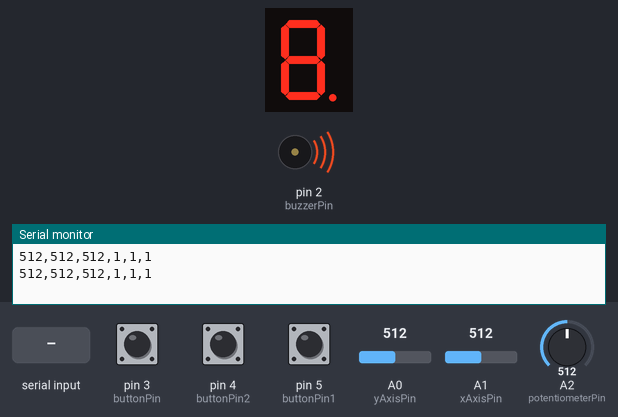
The sketch below on a simulated Arduino Uno, built with avr-gcc and run on an emulated ATmega328P. Shown: 1-digit seven-segment display, buzzer (waves = sounding, pin HIGH), the last lines printed to the serial monitor. Wiring (inferred from the names in the program): 1-digit 7-segment display, segments lit when HIGH: segments pin 6, pin 7, pin 8, pin 9, pin 10, pin 11, pin 12, pin 13. The inputs (shaded band) are chosen by the test bench; at power-on: pin 3 (buttonPin) HIGH, pin 4 (buttonPin2) HIGH, pin 5 (buttonPin1) HIGH, A0 (yAxisPin) = 512, A1 (xAxisPin) = 512, A2 (potentiometerPin) = 512. The segment pins are drawn as the display they are named for; pins used as bus, display or sensor lines are not drawn.

Above: at 1.2 s.
1.3 s: "0" received over Serial
At 3.0 s:
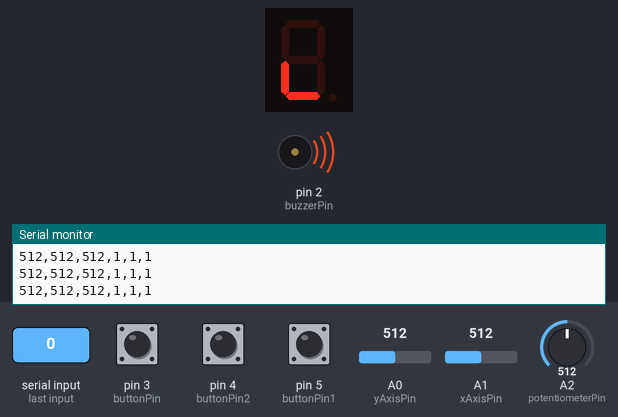
4.8 s: "1" received over Serial
At 5.8 s:
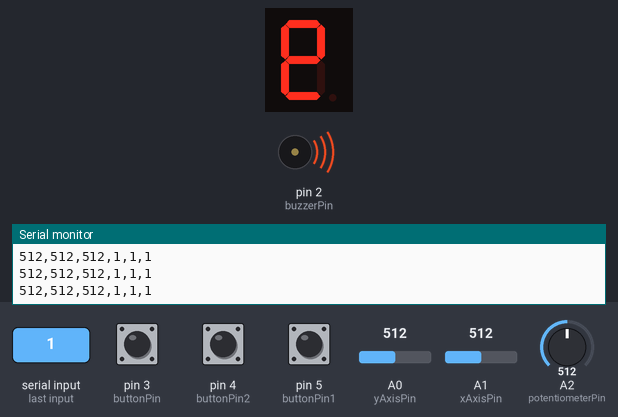
9.1 s: "2" received over Serial
At 10.5 s:
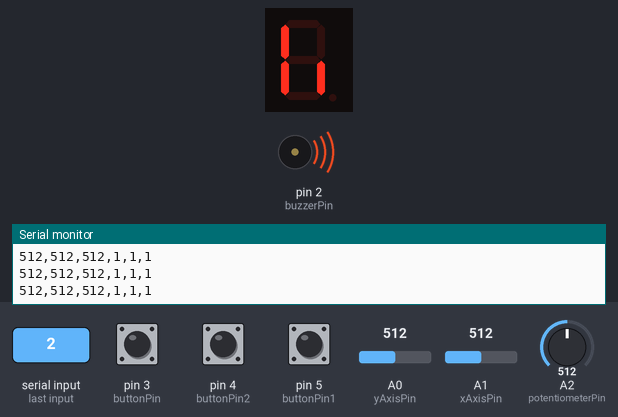
13.4 s: "3" received over Serial
At 15.1 s:
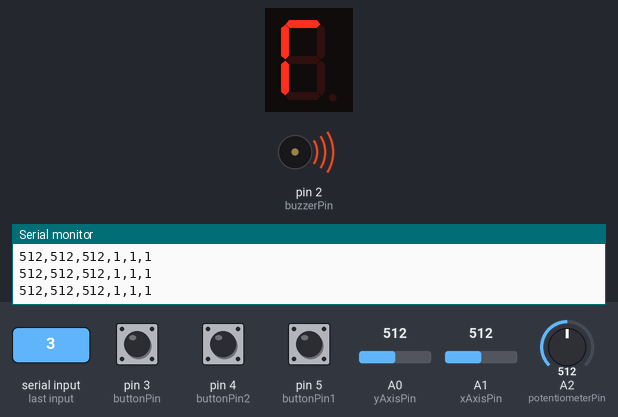
17.7 s: "4" received over Serial
At 19.5 s:
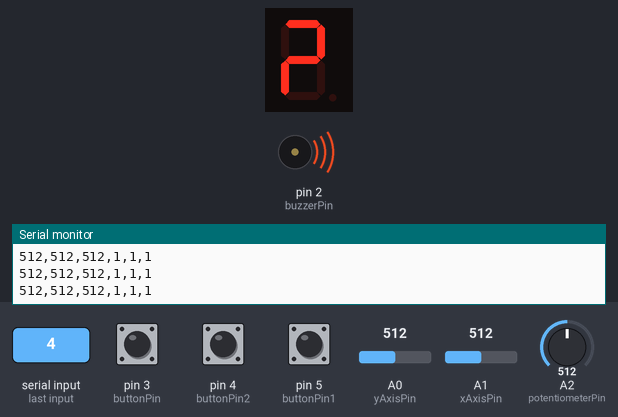
22.0 s: "5" received over Serial
At 22.6 s:
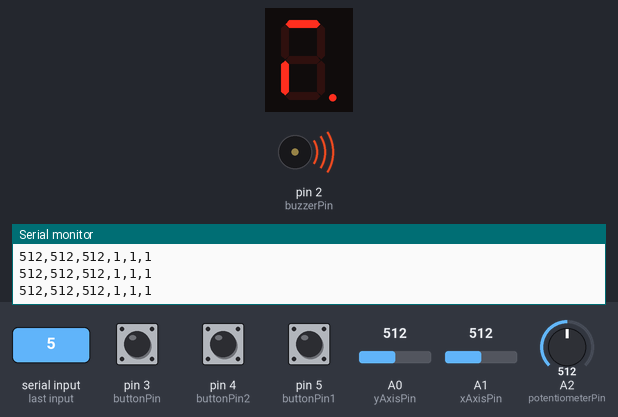
Timing chart, 0 to 26.6 s (numbered marks = the images above; inputs shaded):
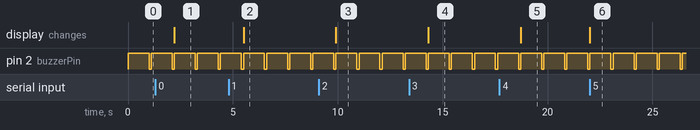

The sketch:

sketch_mar29a.ino
```cpp
const int buttonPin1 = 5;
const int buttonPin2 = 4;
const int buttonPin = 3;
const int xAxisPin = A1;
const int yAxisPin = A0;
const int potentiometerPin = A2;
const int buzzerPin = 2;
const int pinA = 6;
const int pinB = 7;
const int pinC = 8;
const int pinD = 9;
const int pinE = 10;
const int pinF = 11;
const int pinG = 12;
const int pinDP = 13;
char valorSerial;


void setup() {
  pinMode(buttonPin, INPUT_PULLUP);
  pinMode(buttonPin1, INPUT_PULLUP);
  pinMode(buttonPin2, INPUT_PULLUP);
  pinMode(buzzerPin, OUTPUT);
  pinMode(pinA, OUTPUT);
  pinMode(pinB, OUTPUT);
  pinMode(pinC, OUTPUT);
  pinMode(pinD, OUTPUT);
  pinMode(pinE, OUTPUT);
  pinMode(pinF, OUTPUT);
  pinMode(pinG, OUTPUT);
  pinMode(pinDP, OUTPUT);

  digitalWrite(pinA, HIGH);
  digitalWrite(pinB, HIGH);
  digitalWrite(pinC, HIGH);
  digitalWrite(pinD, HIGH);
  digitalWrite(pinE, HIGH);
  digitalWrite(pinF, HIGH);
  digitalWrite(pinG, HIGH);
  digitalWrite(pinDP, HIGH);

  Serial.begin(9600);
}


void loop() {
  int xAxisValue = analogRead(xAxisPin);
  int yAxisValue = analogRead(yAxisPin);
  int potentiometerValue = analogRead(potentiometerPin);
  int buttonState1 = digitalRead(buttonPin1);
  int buttonState2 = digitalRead(buttonPin2);
  int buttonState = digitalRead(buttonPin);


  //Serial.print(" X: ");
  Serial.print(xAxisValue);
  Serial.print(",");
  Serial.print(yAxisValue);
  Serial.print(",");
  Serial.print(potentiometerValue);
  Serial.print(",");
  Serial.print(buttonState1);
  Serial.print(",");
  Serial.print(buttonState2);
  Serial.print(",");
  Serial.println(buttonState);
  //Serial.print("\n");

  if (Serial.available() > 0) {
     valorSerial = Serial.read();
    if (valorSerial == '0') {
      // Enciende el segmento A
      digitalWrite(pinA, HIGH);
      digitalWrite(pinB, HIGH);
      digitalWrite(pinC, HIGH);
      digitalWrite(pinD, HIGH);
      digitalWrite(pinG, HIGH);
      digitalWrite(pinF, HIGH);
      digitalWrite(pinG, HIGH);
      digitalWrite(pinDP, HIGH);


      digitalWrite(pinA, LOW);
      digitalWrite(pinB, LOW);
      digitalWrite(pinC, LOW);
      digitalWrite(pinF, LOW);
      digitalWrite(pinG, LOW);
      digitalWrite(pinDP, LOW);
      //delay(1000);

      // Apaga el segmento A
      /*
      digitalWrite(pinA, HIGH);
      digitalWrite(pinB, HIGH);
      digitalWrite(pinC, HIGH);
      digitalWrite(pinF, HIGH);
      digitalWrite(pinG, HIGH);
      digitalWrite(pinDP, HIGH);
      delay(100);
      */
    }
    if (valorSerial == '1') {

      digitalWrite(pinA, HIGH);
      digitalWrite(pinB, HIGH);
      digitalWrite(pinC, HIGH);
      digitalWrite(pinD, HIGH);
      digitalWrite(pinG, HIGH);
      digitalWrite(pinF, HIGH);
      digitalWrite(pinG, HIGH);
      digitalWrite(pinDP, HIGH);


      digitalWrite(pinC, LOW);
      digitalWrite(pinDP, LOW);
      //delay(1000);

      /*
      digitalWrite(pinC, HIGH);
      digitalWrite(pinDP, HIGH);
      delay(100);
      */
    }
    if (valorSerial == '2') {
      digitalWrite(pinA, HIGH);
      digitalWrite(pinB, HIGH);
      digitalWrite(pinC, HIGH);
      digitalWrite(pinD, HIGH);
      digitalWrite(pinG, HIGH);
      digitalWrite(pinF, HIGH);
      digitalWrite(pinG, HIGH);
      digitalWrite(pinDP, HIGH);


      digitalWrite(pinG, LOW);
      digitalWrite(pinDP, LOW);
      digitalWrite(pinD, LOW);
      digitalWrite(pinA, LOW);
      digitalWrite(pinB, LOW);
      //delay(1000);

      /*
      digitalWrite(pinG, HIGH);
      digitalWrite(pinDP, HIGH);
      digitalWrite(pinD, HIGH);
      digitalWrite(pinA, HIGH);
      digitalWrite(pinB, HIGH);
      delay(100);
      */

    }
    if (valorSerial == '3'){
      digitalWrite(pinA, HIGH);
      digitalWrite(pinB, HIGH);
      digitalWrite(pinC, HIGH);
      digitalWrite(pinD, HIGH);
      digitalWrite(pinG, HIGH);
      digitalWrite(pinF, HIGH);
      digitalWrite(pinG, HIGH);
      digitalWrite(pinDP, HIGH);


      digitalWrite(pinG, LOW);
      digitalWrite(pinDP, LOW);
      digitalWrite(pinD, LOW);
      digitalWrite(pinC, LOW);
      digitalWrite(pinB, LOW);
      //delay(1000);

      /*
      digitalWrite(pinG, HIGH);
      digitalWrite(pinDP, HIGH);
      digitalWrite(pinD, HIGH);
      digitalWrite(pinC, HIGH);
      digitalWrite(pinB, HIGH);
      */
    }
    if (valorSerial == '4'){
      digitalWrite(pinA, HIGH);
      digitalWrite(pinB, HIGH);
      digitalWrite(pinC, HIGH);
      digitalWrite(pinD, HIGH);
      digitalWrite(pinG, HIGH);
      digitalWrite(pinF, HIGH);
      digitalWrite(pinG, HIGH);
      digitalWrite(pinDP, HIGH);


      digitalWrite(pinF, LOW);
      digitalWrite(pinD, LOW);
      digitalWrite(pinDP, LOW);
      digitalWrite(pinC, LOW);
      //delay(1000);

      /*
      digitalWrite(pinF, HIGH);
      digitalWrite(pinD, HIGH);
      digitalWrite(pinDP, HIGH);
      digitalWrite(pinC, HIGH);
      */
    }
    if (valorSerial == '5'){
      digitalWrite(pinA, HIGH);
      digitalWrite(pinB, HIGH);
      digitalWrite(pinC, HIGH);
      digitalWrite(pinD, HIGH);
      digitalWrite(pinG, HIGH);
      digitalWrite(pinF, HIGH);
      digitalWrite(pinG, HIGH);
      digitalWrite(pinDP, HIGH);


      digitalWrite(pinG, LOW);
      digitalWrite(pinF, LOW);
      digitalWrite(pinD, LOW);
      digitalWrite(pinC, LOW);
      digitalWrite(pinB, LOW);
      //delay(1000);

      /*
      digitalWrite(pinG, HIGH);
      digitalWrite(pinF, HIGH);
      digitalWrite(pinD, HIGH);
      digitalWrite(pinC, HIGH);
      digitalWrite(pinB, HIGH);
      */
    }
    if (valorSerial == '6') {
      digitalWrite(buzzerPin, HIGH);
      delay(1000);
      digitalWrite(buzzerPin, LOW);
    }
    if (valorSerial == '7') {
      delay(5000);
    }
  }


  if (buttonState == HIGH) {
    digitalWrite(buzzerPin, HIGH);
    delay(1000);
    digitalWrite(buzzerPin, LOW);
  }

  delay(100);
}
```

Measured:
- after the input at 1.3 s, the display: changes after 0.90 s (image 1)
- after the input at 4.8 s, the display: changes after 0.71 s (image 2)
- after the input at 9.1 s, the display: changes after 0.81 s (image 3)
- after the input at 13.4 s, the display: changes after 0.92 s (image 4)
- after the input at 17.7 s, the display: changes after 1.0 s (image 5)
- after the input at 22.0 s, the display: changes at once (image 6)
- by itself, pin 2 (buzzerPin): alternates HIGH for 1.0 s and LOW for 0.10 s
